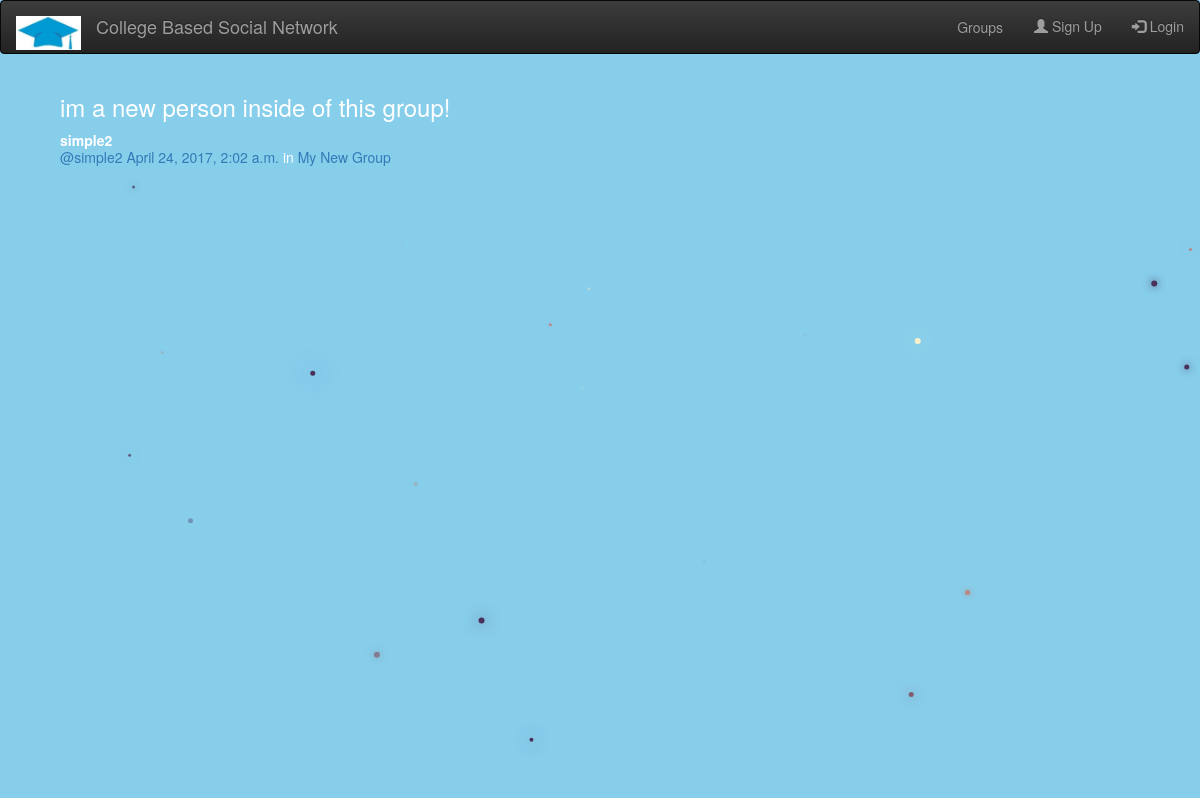
Page /posts/by/simple2/2/ on the committed database.
### posts/models.py (models this page shows, shortened)
class Post(models.Model):
    user = models.ForeignKey(User, related_name="posts")
    created_at = models.DateTimeField(auto_now=True)
    message = models.TextField()
    message_html = models.TextField(editable=False)
    group = models.ForeignKey(Group, related_name="posts",null=True, blank=True)
    class Meta:
        ordering = ["-created_at"]
        unique_together = ["user", "message"]

### groups/models.py (models this page shows, shortened)
class Group(models.Model):
    name = models.CharField(max_length=255, unique=True)
    slug = models.SlugField(allow_unicode=True, unique=True)
    description = models.TextField(blank=True, default='')
    description_html = models.TextField(editable=False, default='', blank=True)
    members = models.ManyToManyField(User,through="GroupMember")
    class Meta:
        ordering = ["name"]

### posts/views.py (the view)
# urls.py: url(r"by/(?P<username>[-\w]+)/(?P<pk>\d+)/$",views.PostDetail.as_view(),name="single"),
class PostDetail(SelectRelatedMixin, generic.DetailView):
    model = models.Post
    select_related = ("user", "group")
    def get_queryset(self):
        queryset = super().get_queryset()
        return queryset.filter(
            user__username__iexact=self.kwargs.get("username")
        )

### posts/templates/posts/post_detail.html
{% extends "posts/post_base.html" %}
{% block post_content %}
<div class="col-md-8">
    {% include "posts/_post.html" %}
</div>
{% endblock %}

### posts/templates/posts/_post.html (shortened to what this page needs)
<div class="post media">
	<h3>{{ post.message_html|safe }}</h3>
	<div class="media-body">
		<strong>{{ post.user.username }}</strong>
		<h5 class="media-heading">
			<span class="username"><a href="{% url 'posts:for_user' username=post.user.username %}">@{{ post.user.username }}</a></span>
			<time class="time"><a href="{% url 'posts:single' username=post.user.username pk=post.pk %}">{{ post.created_at }}</a></time>
			{% if post.group %}
			<span class="group-name">in <a href="#">{{ post.group.name }}</a></span>
			{% endif %}
		</h5>
	</div>

### static/simplesocial/css/masters.css (style rules this page uses)
body { margin: 0; overflow: hidden; background-color: #87CEEB ; color:white; }

### rows in the picture
Post: message_html "im a new person inside of this group!", user.username "simple2", created_at "April 24, 2017, 2:02 a.m.", group.name "My New Group"
